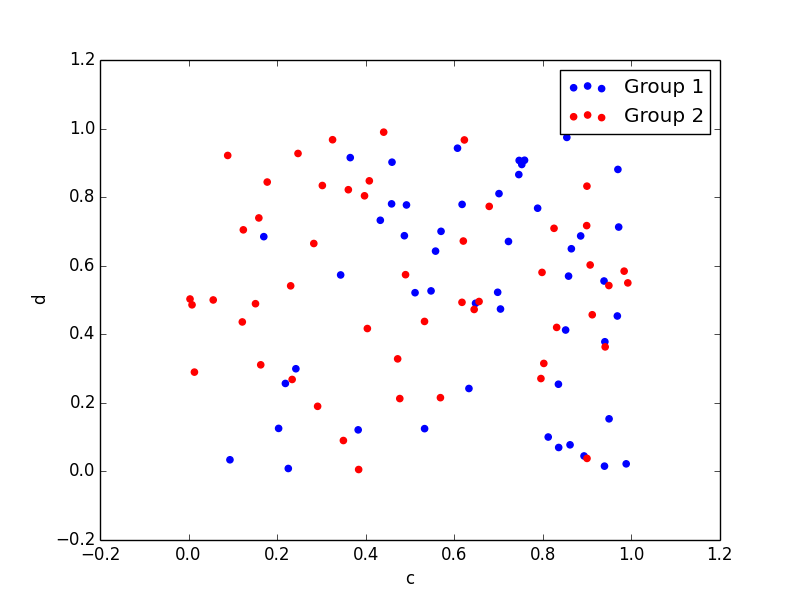

This figure's Python source:
__author__ = 'weizhisong'

import numpy as np
import pandas as pd
import matplotlib.pyplot as plt

df = pd.DataFrame(np.random.rand(50, 4), columns=['a', 'b', 'c', 'd'])
ax = df.plot(kind='scatter', x='a', y='b',color='Blue', label='Group 1');
df.plot(kind='scatter', x='c', y='d',color='red', label='Group 2', ax=ax);

plt.show()
